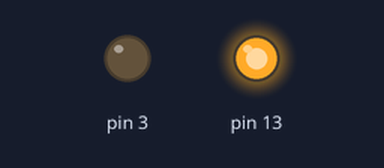
Simulated run of this sketch. Board: Arduino Uno, built with avr-gcc and run on an emulated ATmega328P. On the bench: output pins drawn as LEDs (lit = HIGH). At 7.0 s the program stops and its outputs stay as they are.

Above: at 0.1 s.
At 7.1 s:
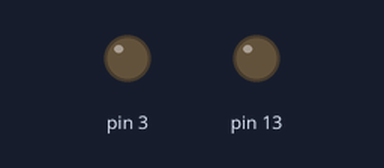
Timing chart, 0 to 8.5 s (numbered marks = the images above):
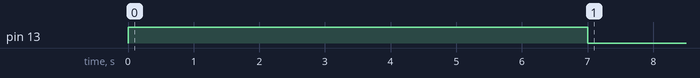

Measured:
- by itself, pin 13: LOW → HIGH at 0.00 s, → LOW 7.0 s later

The sketch:

testtimerdrdo.ino
```cpp
#include <Timer.h>

Timer Time;

void setup() {
  // put your setup code here, to run once:
//Time.oscillate(13,1000,LOW);
pinMode(13,OUTPUT);
pinMode(3,OUTPUT);
//Time.every(1000,Blink);
Time.after(7000,Exit);

}

void loop() {
  // put your main code here, to run repeatedly:

digitalWrite(13,HIGH);

Time.update();
}

void Exit(){
  digitalWrite(13,LOW);
  exit(0);
  }
```
